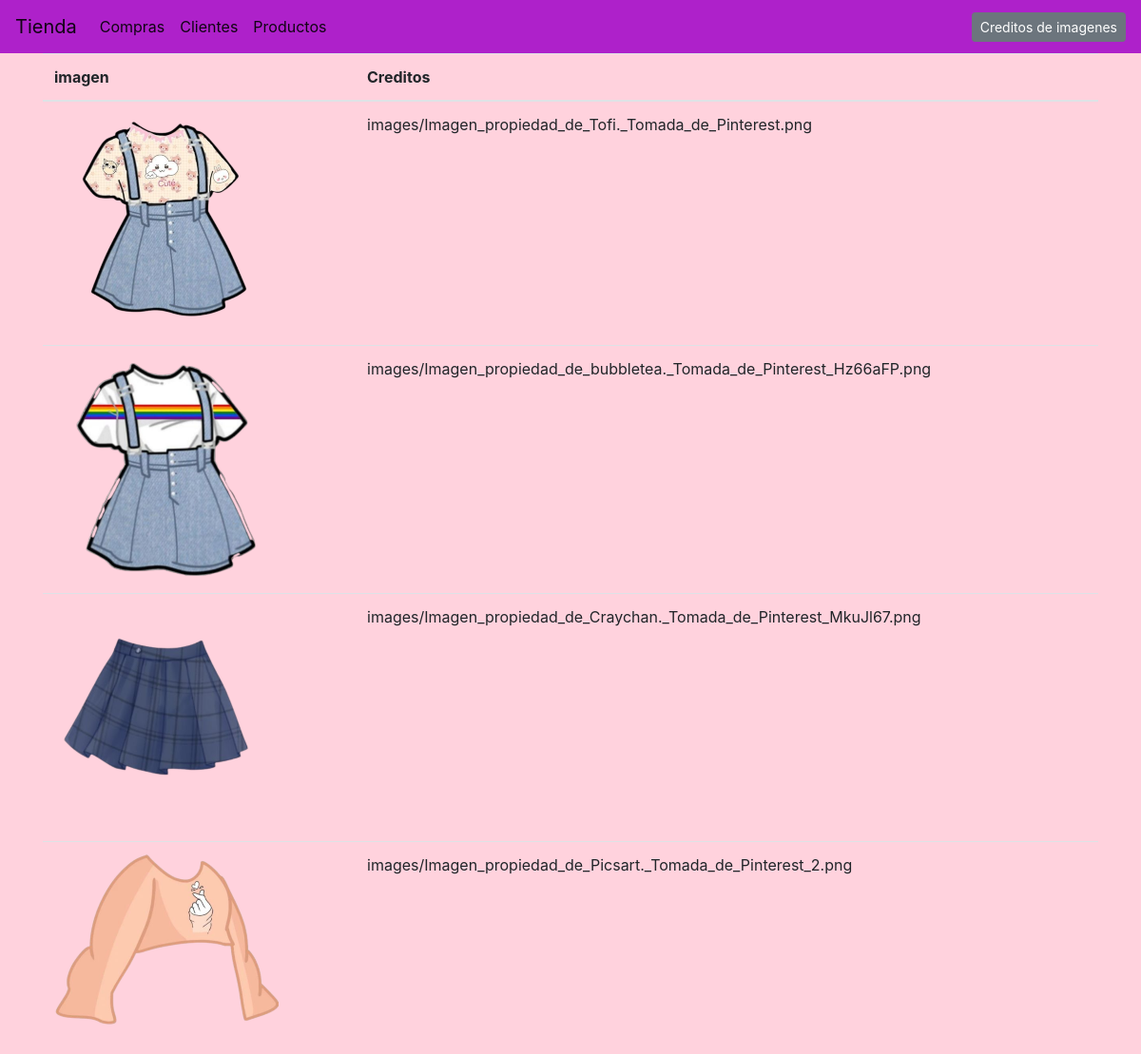
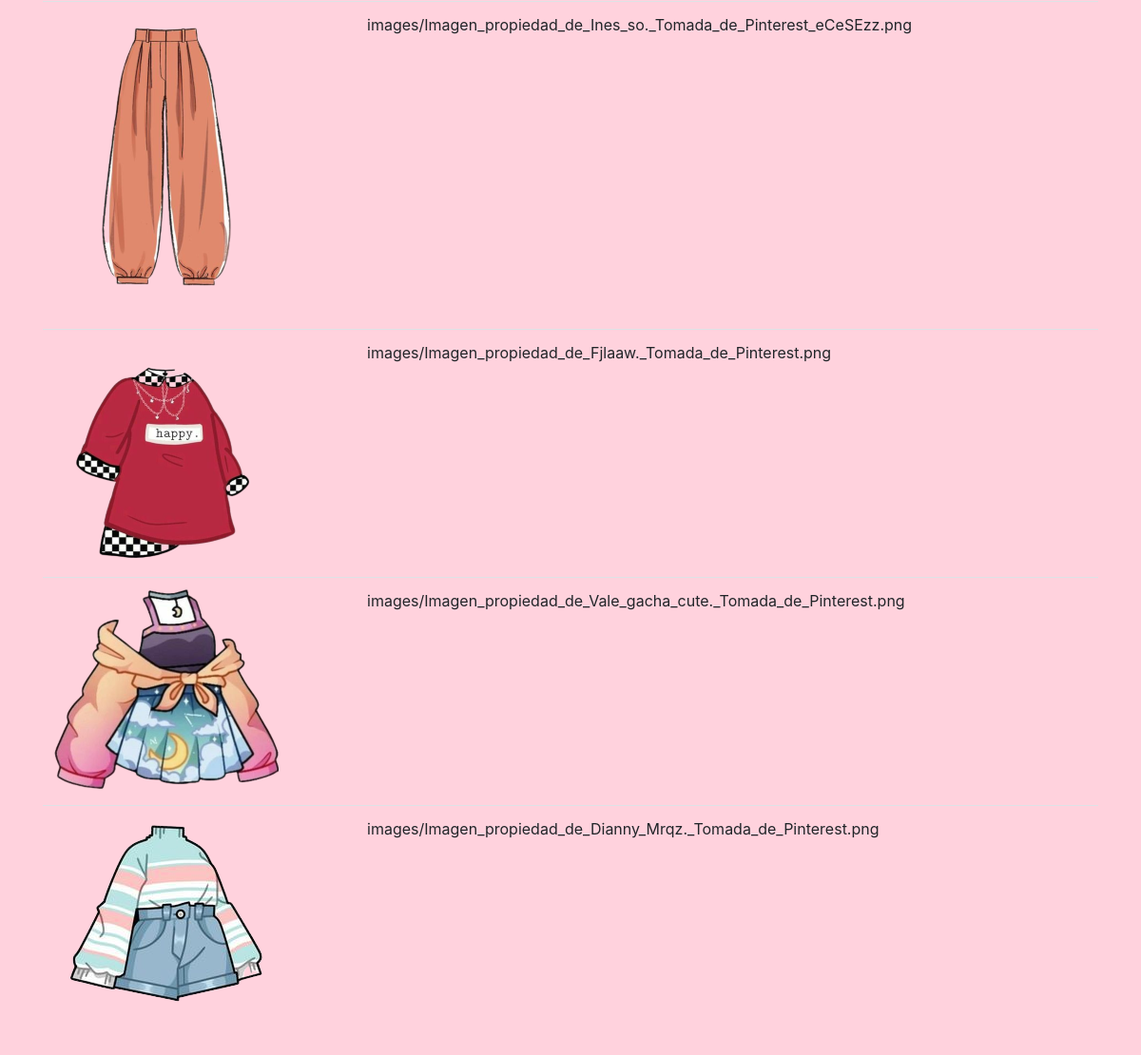
The page /imagenes/ on the database its author committed (2 pictures, top to bottom).
### tienda/models.py (models this page shows, shortened)
class Producto(models.Model):
    nombre = models.CharField(max_length=15)
    precio = models.IntegerField(null=True)
    imagen = models.ImageField(upload_to='images/', null=True)

### tienda/views.py (the view)
# urls.py: path('imagenes/', views.imagenes, name='creditos-imagenes'),
def imagenes(request):
    p = Producto.objects.all()
    context = {
        'producto': p
    }
    return render(request, 'creditos-imagenes.html', context)

### tienda/templates/creditos-imagenes.html (shortened to what this page needs)
{% extends "base.html" %}
{% block contenido %}
    <table class="table table-hover">
        <thead>
            <tr>
                <th>imagen</th>
                <th>Creditos</th>
            </tr>
        </thead>
        <tbody>
            {% for p in producto %}
                <tr>
                    <td><img src="{{ p.imagen.url }}" ></td>
                    <td>{{p.imagen}}</td>
                </tr>
            {% endfor %}
        </tbody>
    </table>
{% endblock %}

### rows shown on the page
Producto: imagen (picture), imagen "images/Imagen_propiedad_de_Tofi._Tomada_de_Pinterest.png"
Producto: imagen (picture), imagen "images/Imagen_propiedad_de_bubbletea._Tomada_de_Pinterest_Hz66aFP.png"
Producto: imagen (picture), imagen "images/Imagen_propiedad_de_Craychan._Tomada_de_Pinterest_MkuJl67.png"
Producto: imagen (picture), imagen "images/Imagen_propiedad_de_Picsart._Tomada_de_Pinterest_2.png"
Producto: imagen (picture), imagen "images/Imagen_propiedad_de_Ines_so._Tomada_de_Pinterest_eCeSEzz.png"
Producto: imagen (picture), imagen "images/Imagen_propiedad_de_Fjlaaw._Tomada_de_Pinterest.png"
Producto: imagen (picture), imagen "images/Imagen_propiedad_de_Vale_gacha_cute._Tomada_de_Pinterest.png"
Producto: imagen (picture), imagen "images/Imagen_propiedad_de_Dianny_Mrqz._Tomada_de_Pinterest.png"
